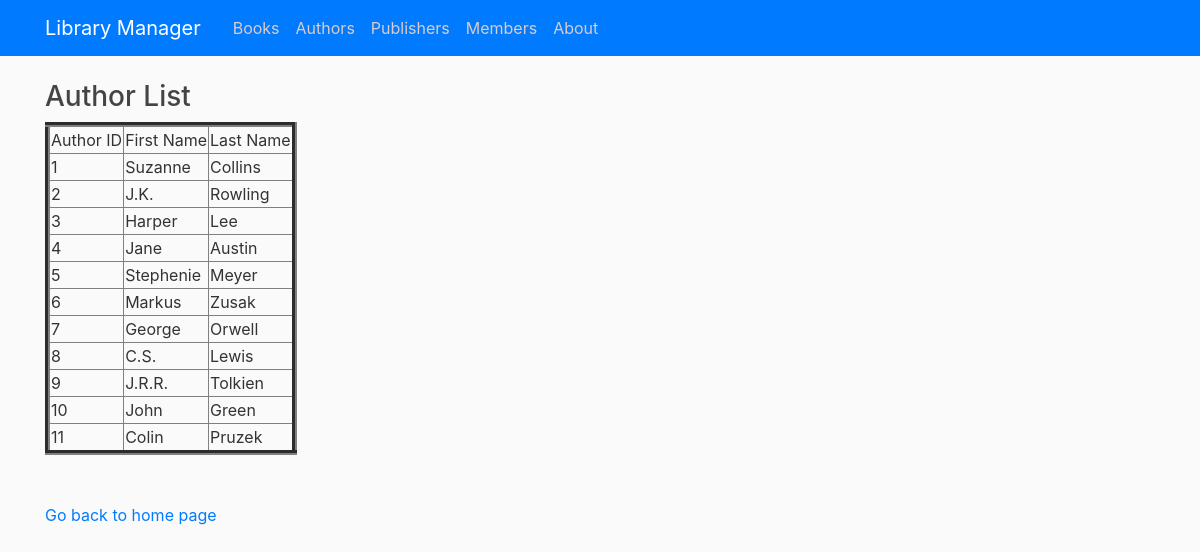
Screenshot of /viewauthor with the database file from the repository.
### tables this page shows
CREATE TABLE Author (authorId INTEGER PRIMARY KEY AUTOINCREMENT, firstName TEXT NOT NULL, lastName TEXT NOT NULL);

### library/routes.py (the view)
@app.route("/viewauthor")
def viewAuthor():
    con = sqlite3.connect("book.db")
    con.row_factory = sqlite3.Row
    cur = con.cursor()
    cur.execute("select * from Author")
    rows = cur.fetchall()
    return render_template("view_authors.html",rows = rows)

### library/templates/view_authors.html (shortened to what this page needs)
{% extends "layout.html" %}
{% block content %}
<!DOCTYPE html>
<html>
<head>
</head>
<body>
    <h3>Author List</h3>
    <table border=5>
        <thead>
            <td>Author ID</td>
            <td>First Name</td>
            <td>Last Name</td>
        </thead>
        {% for row in rows %}
        <tr>
            <td>{{row["authorId"]}}</td>
            <td>{{row["firstName"]}}</td>
            <td>{{row["lastName"]}}</td>
        </tr>
        {% endfor %}
    </table>
    <br><br>
    <a href="/">Go back to home page</a>
</body>
</html>
{% endblock content %}

### library/static/main.css (style rules this page uses)
body { background: #fafafa; color: #333333; margin-top: 5rem; }
h1, h2, h3, h4, h5, h6 { color: #444444; }

### rows the page displays
Author: authorId "1", firstName "Suzanne", lastName "Collins"
Author: authorId "2", firstName "J.K.", lastName "Rowling"
Author: authorId "3", firstName "Harper", lastName "Lee"
Author: authorId "4", firstName "Jane", lastName "Austin"
Author: authorId "5", firstName "Stephenie", lastName "Meyer"
Author: authorId "6", firstName "Markus", lastName "Zusak"
Author: authorId "7", firstName "George", lastName "Orwell"
Author: authorId "8", firstName "C.S.", lastName "Lewis"
Author: authorId "9", firstName "J.R.R.", lastName "Tolkien"
Author: authorId "10", firstName "John", lastName "Green"
Author: authorId "11", firstName "Colin", lastName "Pruzek"
